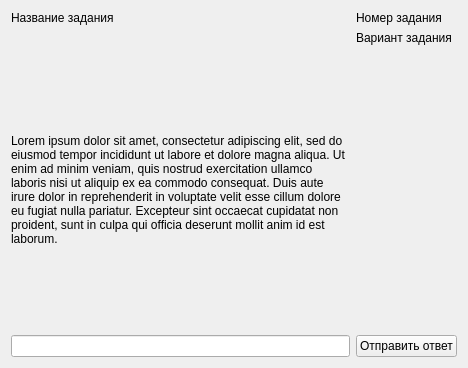
<?xml version="1.0" encoding="UTF-8"?>
<ui version="4.0">
 <class>taskForm</class>
 <widget class="QWidget" name="taskForm">
  <property name="geometry">
   <rect>
    <x>0</x>
    <y>0</y>
    <width>468</width>
    <height>368</height>
   </rect>
  </property>
  <property name="windowTitle">
   <string>Form</string>
  </property>
  <layout class="QGridLayout" name="gridLayout">
   <property name="sizeConstraint">
    <enum>QLayout::SetMaximumSize</enum>
   </property>
   <item row="3" column="1">
    <widget class="QPushButton" name="pushButton_send">
     <property name="text">
      <string>Отправить ответ</string>
     </property>
    </widget>
   </item>
   <item row="0" column="0">
    <widget class="QLabel" name="label_task_name">
     <property name="text">
      <string>Название задания</string>
     </property>
    </widget>
   </item>
   <item row="0" column="1">
    <widget class="QLabel" name="label_task_number">
     <property name="text">
      <string>Номер задания</string>
     </property>
    </widget>
   </item>
   <item row="2" column="0">
    <widget class="QLabel" name="label">
     <property name="text">
      <string>Lorem ipsum dolor sit amet, consectetur adipiscing elit, sed do eiusmod tempor incididunt ut labore et dolore magna aliqua. Ut enim ad minim veniam, quis nostrud exercitation ullamco laboris nisi ut aliquip ex ea commodo consequat. Duis aute irure dolor in reprehenderit in voluptate velit esse cillum dolore eu fugiat nulla pariatur. Excepteur sint occaecat cupidatat non proident, sunt in culpa qui officia deserunt mollit anim id est laborum.</string>
     </property>
     <property name="wordWrap">
      <bool>true</bool>
     </property>
    </widget>
   </item>
   <item row="3" column="0">
    <widget class="QLineEdit" name="lineEdit_answer"/>
   </item>
   <item row="1" column="1">
    <widget class="QLabel" name="label_task_seed">
     <property name="text">
      <string>Вариант задания</string>
     </property>
    </widget>
   </item>
   <item row="2" column="1">
    <spacer name="verticalSpacer">
     <property name="orientation">
      <enum>Qt::Vertical</enum>
     </property>
     <property name="sizeHint" stdset="0">
      <size>
       <width>20</width>
       <height>40</height>
      </size>
     </property>
    </spacer>
   </item>
  </layout>
 </widget>
 <resources/>
 <connections/>
</ui>
